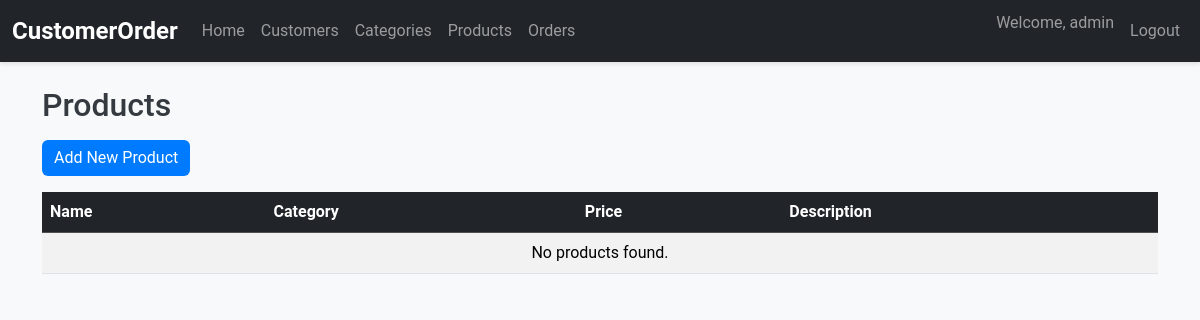
Page /products/ (signed in) on the earlier database version.
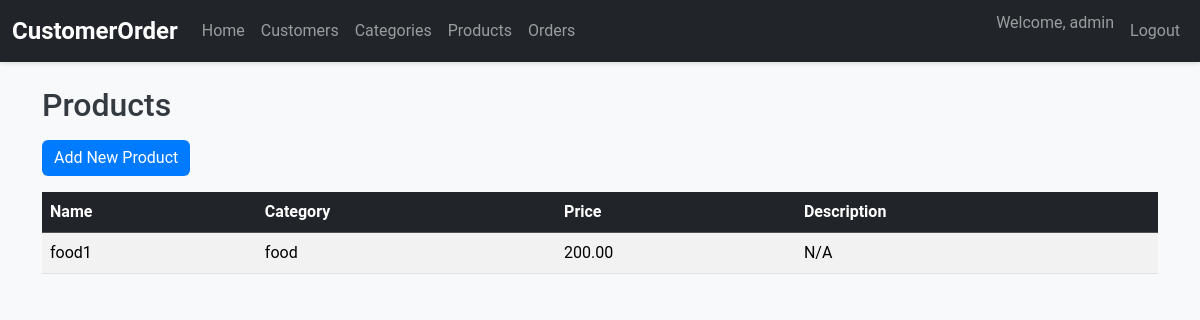
Same page on the later database version.
### core/models.py (models this page shows, shortened)
class Product(models.Model):
    name = models.CharField(max_length=100)
    category = models.ForeignKey(Category, on_delete=models.CASCADE, related_name='products')
    price = models.DecimalField(max_digits=10, decimal_places=2)
    description = models.TextField(blank=True, null=True)

class Category(MPTTModel):
    name = models.CharField(max_length=100)
    parent = TreeForeignKey('self', on_delete=models.CASCADE, null=True, blank=True, related_name='children')

### core/views.py (the view)
# urls.py: path('products/', views.ProductListView.as_view(), name='products'),
class ProductListView(LoginRequiredMixin, View):
    def get(self, request):
        products = Product.objects.all()
        return render(request, 'products.html', {'products': products})

### templates/products.html (shortened to what this page needs)
{% extends 'base.html' %}
{% block content %}
    <div class="row">
        <div class="col-12">
            <h2 class="mb-3">Products</h2>
            <a href="{% url 'product_add' %}" class="btn btn-primary mb-3">Add New Product</a>
            <div class="table-responsive">
                <table class="table table-striped table-hover">
                    <thead class="table-dark">
                        <tr>
                            <th>Name</th>
                            <th>Category</th>
                            <th>Price</th>
                            <th>Description</th>
                        </tr>
                    </thead>
                    <tbody>
                        {% for product in products %}
                            <tr>
                                <td>{{ product.name }}</td>
                                <td>{{ product.category.name }}</td>
                                <td>{{ product.price }}</td>
                                <td>{{ product.description|default:"N/A" }}</td>
                            </tr>
                        {% empty %}
                            <tr>
                                <td colspan="4" class="text-center">No products found.</td>
                            </tr>
                        {% endfor %}
                    </tbody>
                </table>
            </div>
        </div>
    </div>
{% endblock %}

Differences in the rows shown:
added Product: name "food1", category.name "food", price "200.00", description "N/A"
Other differences:
text no longer shown: "No products found."
